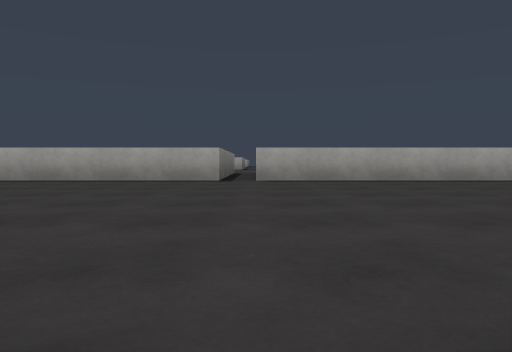
view 1 (above)

24 first-person views from a walk through a Unity game level. The camera is 0.26 m above the floor, tilts 2° down and sees 70° across. The floor is counted in squares, 1 m on a side. Each view is taken from the middle of a square. On the plan, view 1 faces up. The plan holds only what a view shows up to about 9 squares ahead; the rest is blank. The place goes on beyond the plan. Surface patterns are stand-ins for the level's own textures.

view 2
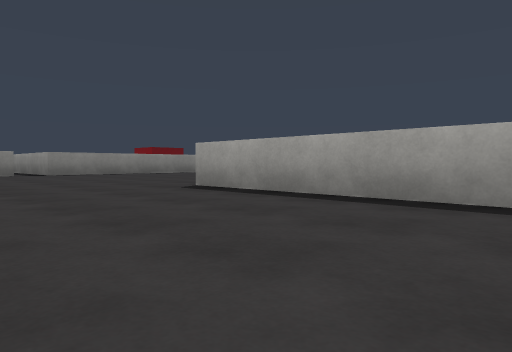

view 3
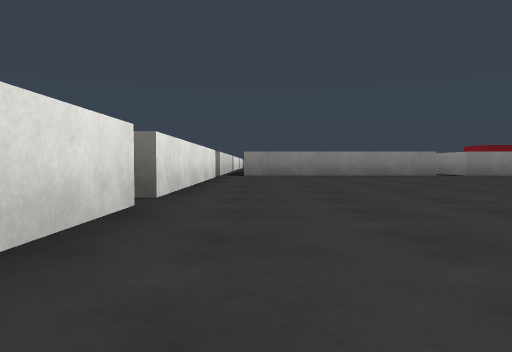

view 4
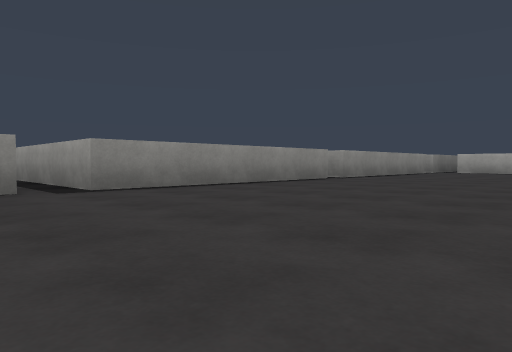

view 5
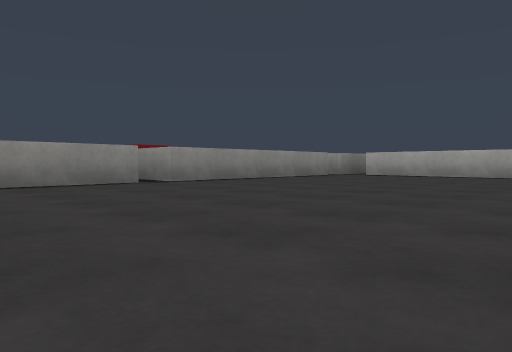

view 6
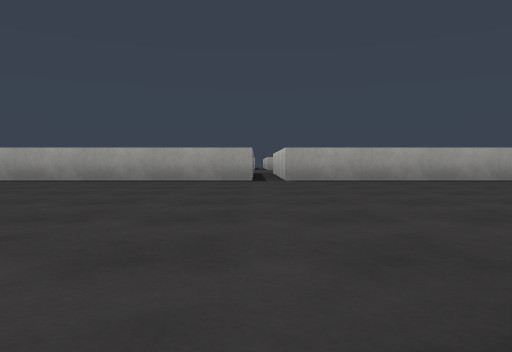

view 7
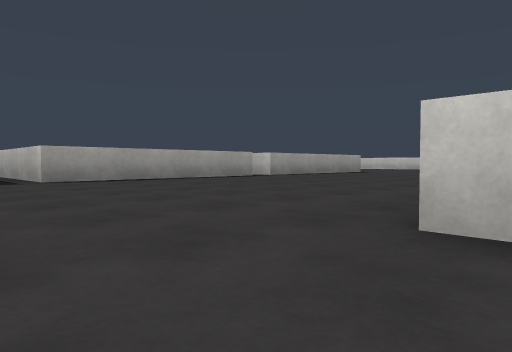

view 8
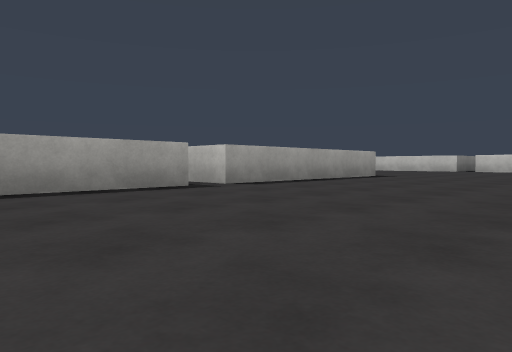

view 9
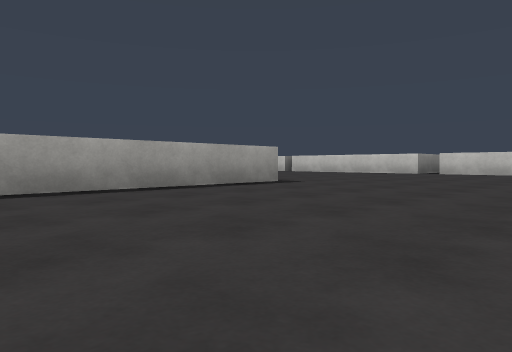

view 10
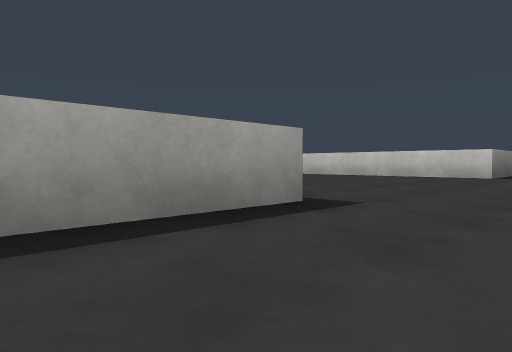

view 11
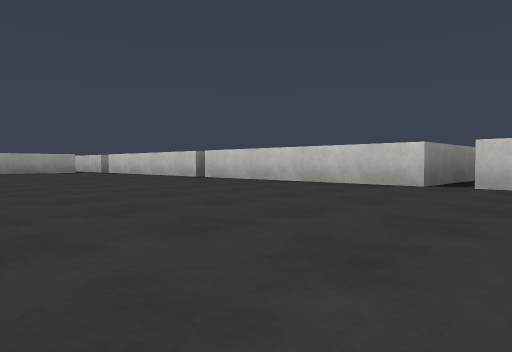

view 12
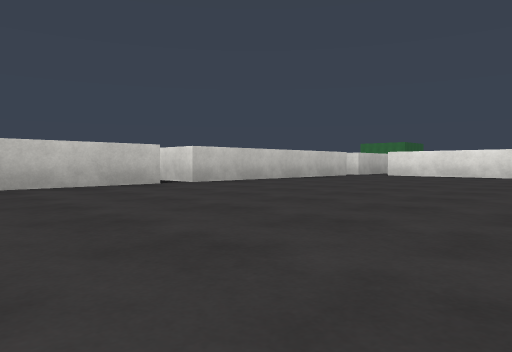

view 13
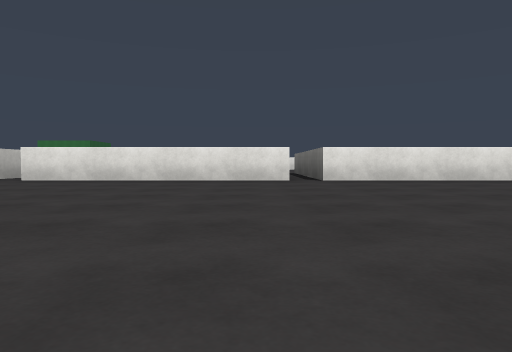

view 14
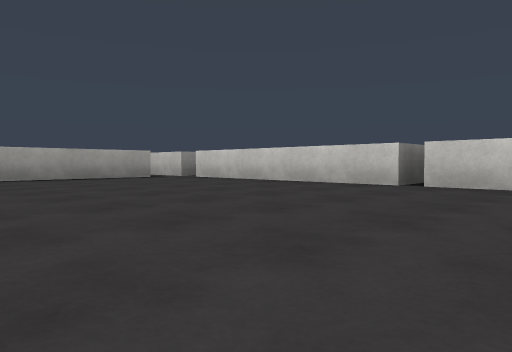

view 15
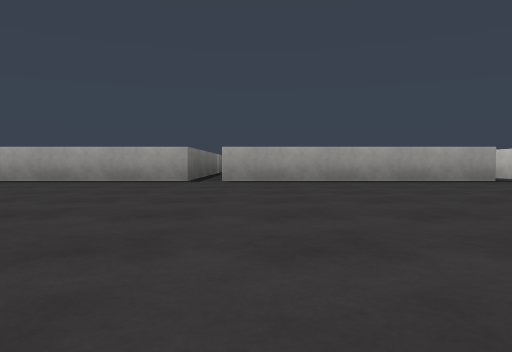

view 16
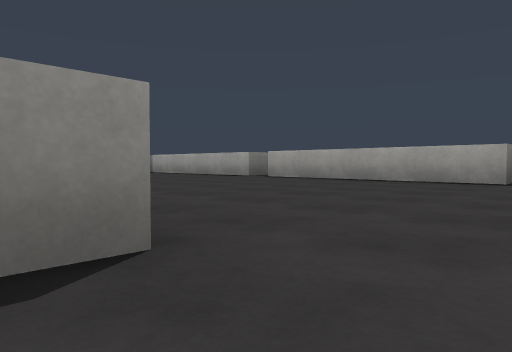

view 17
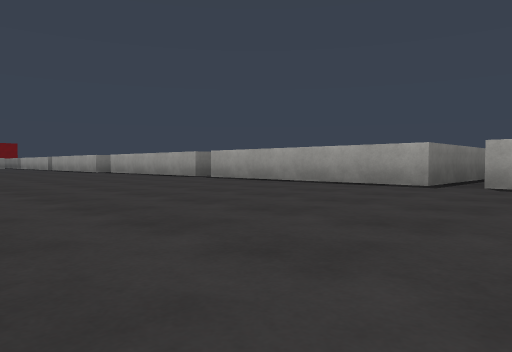

view 18
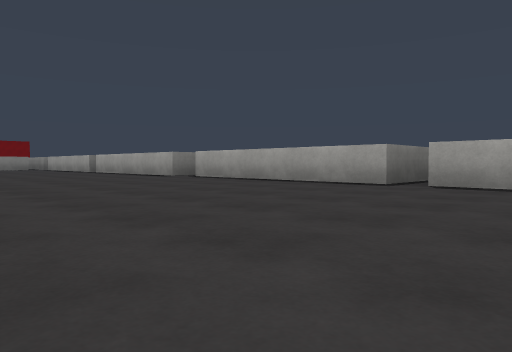

view 19
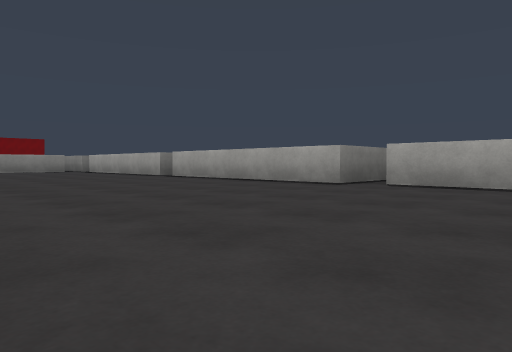

view 20
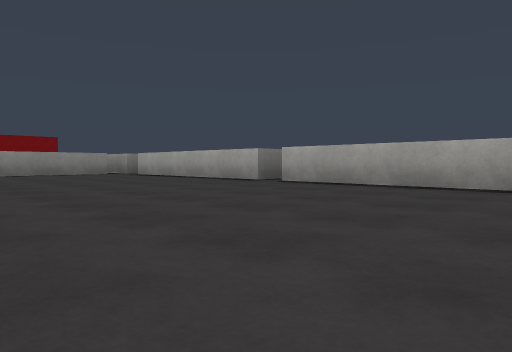

view 21
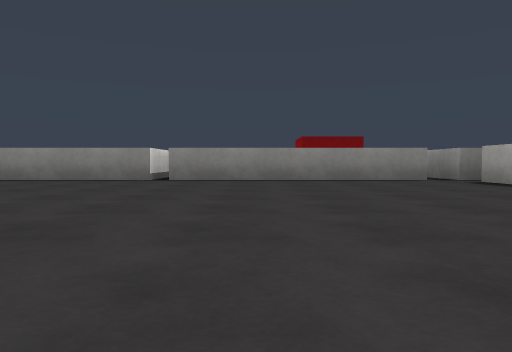

view 22
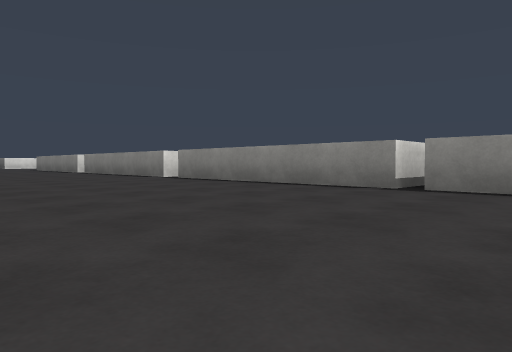

view 23
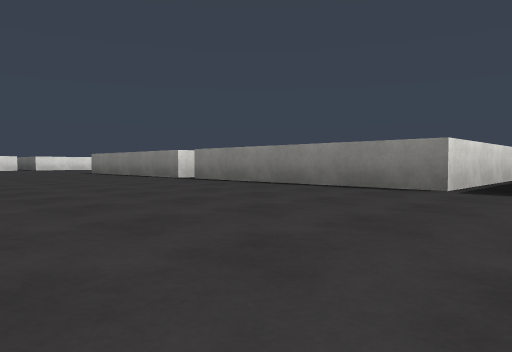

view 24
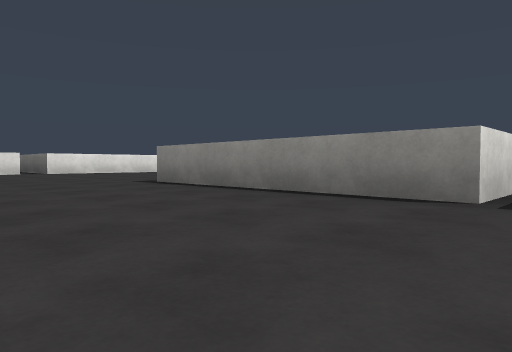

### Floor plan
Key: @ floor where view 1 was taken; # wall or solid block; . floor.
Columns run from 22 left of view 1 to 11 right of it. Each row starts with its distance up from view 1.
 24   #############################.#
 23    .............................
 22    #............................#
 21    #............................#
 20    #............................#
 19    #............................#
 18   ##....         #        #.....#
 17    #....         #         .....#
 16    #...          #         .....#
 15    #....    ###############.....##
 14  .......     ...................#
 13 ####....    #...................#
 12    #....    #...................#
 11    #...     #...................#
 10    #...    ##........  .........#
  9   ##...     #.....#  ##########.#
  8    #...     #.....   #    #     #
  7    #...     #.....   #    #
  6    #..   ####.....#########
  5    ...    .................
  4    ...      #.............
  3   ....      #............
  2   ....      #............
  1    ..       #...........
  0    ##      ##.######  @

Positions as (right, up) in squares from view 1, and headings:
1: (0, 0), facing up
2: (-1, 3), facing up-left
3: (-2, 1), facing left
4: (-6, 4), facing up-left
5: (-5, 7), facing up-left
6: (-5, 9), facing up
7: (-6, 9), facing up-right
8: (-3, 11), facing up-right
9: (0, 11), facing up-right
10: (2, 13), facing up-right
11: (5, 13), facing up-right
12: (5, 17), facing down-right
13: (5, 15), facing down
14: (5, 17), facing up-right
15: (5, 18), facing up
16: (5, 18), facing up-left
17: (1, 19), facing up-left
18: (-3, 19), facing up-left
19: (-7, 19), facing up-left
20: (-10, 19), facing up-left
21: (-13, 20), facing left
22: (-15, 20), facing down-left
23: (-15, 15), facing down-left
24: (-16, 10), facing down-left
